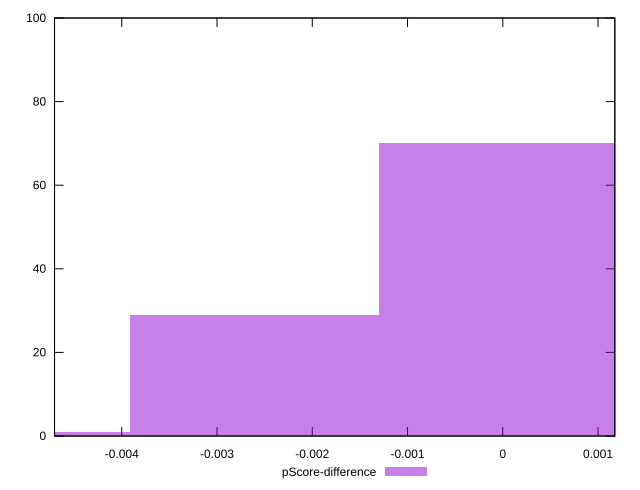

gnuplot code for this plot:
reset

$pScoreDifference <<EOF
-0.005213235767351809 1
-0.0026066178836759045 29
0 70
EOF

set key outside below
set boxwidth 0.0026066178836759045
set xrange [-0.004705882352941171:0.0011764705882353343]
set yrange [0:100]
set trange [0:100]
set style fill transparent solid 0.5 noborder
set terminal svg size 640, 490 enhanced background rgb 'white'
set output "reports/report_00032_2021-02-25T10-28-15.087Z/uses-http2/samples/card/pScore-difference/histogram.svg"

plot $pScoreDifference title "pScore-difference" with boxes

reset
